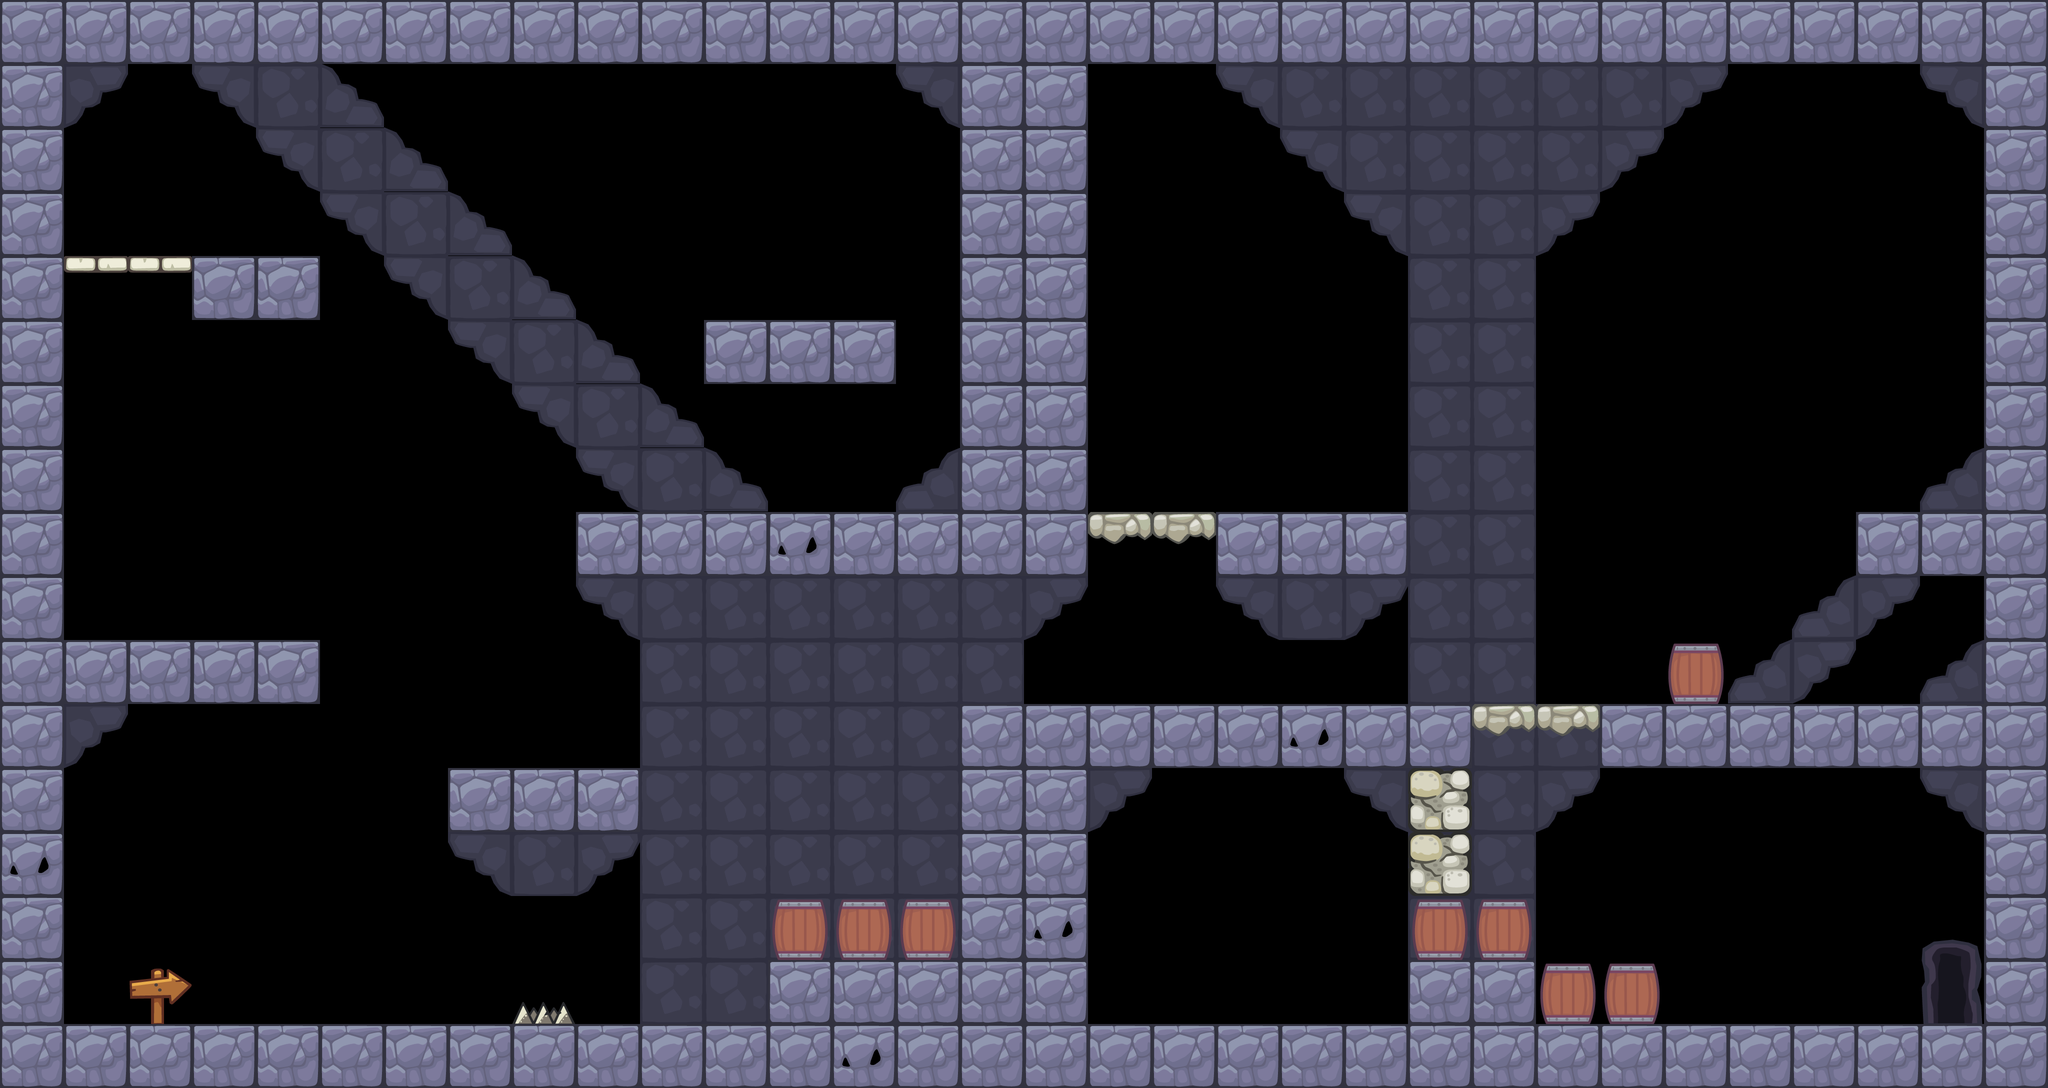

Tiled map render using the project's own tile images. Description and the whole map definition, tile-layer contents included, below:
An orthogonal 32x17 tile map with 128x128 px tiles, 3 tile layers (background, collision, Decoration), 1 hidden layer not drawn, 5 tilesets and 13 objects (3x torch, playerStart, coin, exitGate, secret_room).

<map version="1.10" tiledversion="1.11.2" orientation="orthogonal" renderorder="right-down" width="32" height="17" tilewidth="128" tileheight="128" infinite="0" nextlayerid="8" nextobjectid="23">
 <tileset firstgid="1" source="cave_tileset.tsx" />
 <tileset firstgid="49" source="dungeon_tiles.tsx" />
 <tileset firstgid="107" source="enemy.tsx" />
 <tileset firstgid="114" source="secret_wall.tsx" />
 <tileset firstgid="116" name="secret_room_wall" tilewidth="128" tileheight="128" tilecount="1" columns="0">
  <grid orientation="orthogonal" width="1" height="1" />
  <tile id="0">
   <properties>
    <property name="secret" type="bool" value="true" />
    <property name="secretRoom" value="secret_room" />
   </properties>
   <image source="../gfx/tiles/dungeon/breakable.png" width="128" height="128" />
  </tile>
 </tileset>
 <layer id="1" name="background" width="32" height="17">
  <data encoding="csv">
0,0,0,0,0,0,0,0,0,0,0,0,0,0,0,0,0,0,0,0,0,0,0,0,0,0,0,0,0,0,0,0,
0,15,0,95,93,97,0,0,0,0,0,0,0,0,14,0,0,0,0,14,13,13,13,13,13,13,15,0,0,0,14,0,
0,0,0,0,95,93,97,0,0,0,0,0,0,0,0,0,0,0,0,0,14,13,13,13,13,15,0,0,0,0,0,0,
0,0,0,0,0,95,93,97,0,0,0,0,0,0,0,0,0,0,0,0,0,14,13,13,15,0,0,0,0,0,0,0,
0,0,0,0,0,0,95,93,97,0,0,0,0,0,0,0,0,0,0,0,0,0,13,13,0,0,0,0,0,0,0,0,
0,0,0,0,0,0,0,95,93,97,0,0,0,0,0,0,0,0,0,0,0,0,13,13,0,0,0,0,0,0,0,0,
0,0,0,0,0,0,0,0,95,93,97,0,0,0,0,0,0,0,0,0,0,0,13,13,0,0,0,0,0,0,0,0,
0,0,0,0,0,0,0,0,0,95,93,97,0,0,6,0,0,0,0,0,0,0,13,13,0,0,0,0,0,0,6,0,
0,0,0,0,0,0,0,0,0,0,0,0,0,0,0,0,0,0,0,0,0,0,13,13,0,0,0,0,0,0,0,0,
0,0,0,0,0,0,0,0,0,14,13,13,13,13,13,13,15,0,0,14,13,15,13,13,0,0,0,0,98,96,0,0,
0,0,0,0,0,0,0,0,0,0,13,13,13,13,13,13,0,0,0,0,0,0,13,13,0,0,0,98,96,0,6,0,
0,15,0,0,0,0,0,0,0,0,13,13,13,13,13,0,0,0,0,0,0,0,0,13,13,0,0,0,0,0,0,0,
0,0,0,0,0,0,0,0,0,0,13,13,13,13,13,0,0,15,0,0,0,14,13,13,15,0,0,0,0,0,14,0,
0,0,0,0,0,0,0,14,13,15,13,13,13,13,13,0,0,0,0,0,0,0,13,13,0,0,0,0,0,0,0,0,
0,0,0,0,0,0,0,0,0,0,13,13,13,13,13,0,0,0,0,0,0,0,13,13,0,0,0,0,0,0,18,0,
0,0,33,0,0,0,0,0,0,0,13,13,0,0,0,0,0,0,0,0,0,0,13,13,0,0,0,0,0,0,26,0,
0,0,0,0,0,0,0,0,0,0,0,0,0,0,0,0,0,0,0,0,0,0,0,0,0,0,0,0,0,0,0,0
</data>
 </layer>
 <layer id="2" name="collision" width="32" height="17">
  <data encoding="csv">
2,2,2,2,2,2,2,2,2,2,2,2,2,2,2,2,2,2,2,2,2,2,2,2,2,2,2,2,2,2,2,2,
2,0,0,0,0,0,0,0,0,0,0,0,0,0,0,2,2,0,0,0,0,0,0,0,0,0,0,0,0,0,0,2,
2,0,0,0,0,0,0,0,0,0,0,0,0,0,0,2,2,0,0,0,0,0,0,0,0,0,0,0,0,0,0,2,
2,0,0,0,0,0,0,0,0,0,0,0,0,0,0,2,2,0,0,0,0,0,0,0,0,0,0,0,0,0,0,2,
2,21,21,2,2,0,0,0,0,0,0,0,0,0,0,2,2,0,0,0,0,0,0,0,0,0,0,0,0,0,0,2,
2,0,0,0,0,0,0,0,0,0,0,2,2,2,0,2,2,0,0,0,0,0,0,0,0,0,0,0,0,0,0,2,
2,0,0,0,0,0,0,0,0,0,0,0,0,0,0,2,2,0,0,0,0,0,0,0,0,0,0,0,0,0,0,2,
2,0,0,0,0,0,0,0,0,0,0,0,0,0,0,2,2,0,0,0,0,0,0,0,0,0,0,0,0,0,0,2,
2,0,0,0,0,0,0,0,0,2,2,2,3,2,2,2,2,4,4,2,2,2,0,0,0,0,0,0,0,2,2,2,
2,0,0,0,0,0,0,0,0,0,0,0,0,0,0,0,0,0,0,0,0,0,0,0,0,0,0,0,0,0,0,2,
2,2,2,2,2,0,0,0,0,0,0,0,0,0,0,0,0,0,0,0,0,0,0,0,0,0,38,0,0,0,0,2,
2,0,0,0,0,0,0,0,0,0,0,0,0,0,0,2,2,2,2,2,3,2,2,4,4,2,2,2,2,2,2,2,
2,0,0,0,0,0,0,2,2,2,0,0,0,0,0,2,2,0,0,0,0,0,116,0,0,0,0,0,0,0,0,2,
3,0,0,0,0,0,0,0,0,0,0,0,0,0,0,2,2,0,0,0,0,0,116,0,0,0,0,0,0,0,0,2,
2,0,0,0,0,0,0,0,0,0,0,0,38,38,38,2,3,0,0,0,0,0,38,38,0,0,0,0,0,0,0,2,
2,0,0,0,0,0,0,0,81,0,0,0,2,2,2,2,2,0,0,0,0,0,2,2,38,38,0,0,0,0,0,2,
2,2,2,2,2,2,2,2,2,2,2,2,2,3,2,2,2,2,2,2,2,2,2,2,2,2,2,2,2,2,2,2
</data>
 </layer>
 <layer id="5" name="Decoration" width="32" height="17">
  <data encoding="csv">
0,0,0,0,0,0,0,0,0,0,0,0,0,0,0,0,0,0,0,0,0,0,0,0,0,0,0,0,0,0,0,0,
0,0,0,0,0,0,0,0,0,0,0,0,0,0,0,0,0,0,0,0,0,0,0,0,0,0,0,0,0,0,0,0,
0,0,0,0,0,0,0,0,0,0,0,0,0,0,0,0,0,0,0,0,0,0,0,0,0,0,0,0,0,0,0,0,
0,0,0,0,0,0,0,0,0,0,0,0,0,0,0,0,0,0,0,0,0,0,0,0,0,0,0,0,0,0,0,0,
0,0,0,0,0,0,0,0,0,0,0,0,0,0,0,0,0,0,0,0,0,0,0,0,0,0,0,0,0,0,0,0,
0,0,0,0,0,0,0,0,0,0,0,0,0,0,0,0,0,0,0,0,0,0,0,0,0,0,0,0,0,0,0,0,
0,0,0,0,0,0,0,0,0,0,0,0,0,0,0,0,0,0,0,0,0,0,0,0,0,0,0,0,0,0,0,0,
0,0,0,0,0,0,0,0,0,0,0,0,0,0,0,0,0,0,0,0,0,0,0,0,0,0,0,0,0,0,0,0,
0,0,0,0,0,0,0,0,0,0,0,0,0,0,0,0,0,0,0,0,0,0,0,0,0,0,0,0,0,0,0,0,
0,0,0,0,0,0,0,0,0,0,0,0,0,0,0,0,0,0,0,0,0,0,0,0,0,0,0,0,0,0,0,0,
0,0,0,0,0,0,0,0,0,0,0,0,0,0,0,0,0,0,0,0,0,0,0,0,0,0,0,0,0,0,0,0,
0,0,0,0,0,0,0,0,0,0,0,0,0,0,0,0,0,0,0,0,0,0,0,0,0,0,0,0,0,0,0,0,
0,0,0,0,0,0,0,0,0,0,0,0,0,0,0,0,0,0,0,0,0,0,0,0,0,0,0,0,0,0,0,0,
0,0,0,0,0,0,0,0,0,0,0,0,0,0,0,0,0,0,0,0,0,0,0,0,0,0,0,0,0,0,0,0,
0,0,0,0,0,0,0,0,0,0,0,0,0,0,0,0,0,0,0,0,0,0,0,0,0,0,0,0,0,0,0,0,
0,0,0,0,0,0,0,0,0,0,0,0,0,0,0,0,0,0,0,0,0,0,0,0,0,0,0,0,0,0,0,0,
0,0,0,0,0,0,0,0,0,0,0,0,0,0,0,0,0,0,0,0,0,0,0,0,0,0,0,0,0,0,0,0
</data>
 </layer>
 <objectgroup id="3" name="objects">
  <object id="3" name="playerStart" type="playerStart" x="128" y="1152" width="128" height="128" />
  <object id="4" name="torchLeft" type="torch" x="0" y="640" width="128" height="128" />
  <object id="6" name="torchLeft" type="torch" x="1920" y="640" width="128" height="128" />
  <object id="8" name="coin1" type="coin" x="1664" y="512" width="108" height="80" />
  <object id="15" name="exitGate" type="exitGate" x="3822" y="1904" width="140" height="152">
   <properties>
    <property name="nextLevel" value="maps/level1/level_1_demo_3.tmx" />
   </properties>
  </object>
  <object id="16" name="torchLeft" type="torch" x="3968" y="640" width="128" height="128" />
  <object id="17" gid="109" x="2464" y="1408" width="128" height="128" />
  <object id="18" gid="109" x="1536" y="640" width="128" height="128" />
  <object id="19" gid="109" x="3744" y="1024" width="128" height="128" />
  <object id="20" gid="109" x="1280" y="2048" width="128" height="128" />
 </objectgroup>
 <objectgroup id="7" name="enemies" />
 <objectgroup id="4" name="Rooms">
  <object id="2" x="0" y="0" width="2048" height="2176" />
  <object id="5" x="2048" y="0" width="2048" height="2176" />
  <object id="22" name="secret_room" x="2048" y="1408" width="768" height="768" />
 </objectgroup>
 <layer id="6" name="secret_hide" width="32" height="17" visible="0">
  <data encoding="csv">
0,0,0,0,0,0,0,0,0,0,0,0,0,0,0,0,0,0,0,0,0,0,0,0,0,0,0,0,0,0,0,0,
0,0,0,0,0,0,0,0,0,0,0,0,0,0,0,0,0,0,0,0,0,0,0,0,0,0,0,0,0,0,0,0,
0,0,0,0,0,0,0,0,0,0,0,0,0,0,0,0,0,0,0,0,0,0,0,0,0,0,0,0,0,0,0,0,
0,0,0,0,0,0,0,0,0,0,0,0,0,0,0,0,0,0,0,0,0,0,0,0,0,0,0,0,0,0,0,0,
0,0,0,0,0,0,0,0,0,0,0,0,0,0,0,0,0,0,0,0,0,0,0,0,0,0,0,0,0,0,0,0,
0,0,0,0,0,0,0,0,0,0,0,0,0,0,0,0,0,0,0,0,0,0,0,0,0,0,0,0,0,0,0,0,
0,0,0,0,0,0,0,0,0,0,0,0,0,0,0,0,0,0,0,0,0,0,0,0,0,0,0,0,0,0,0,0,
0,0,0,0,0,0,0,0,0,0,0,0,0,0,0,0,0,0,0,0,0,0,0,0,0,0,0,0,0,0,0,0,
0,0,0,0,0,0,0,0,0,0,0,0,0,0,0,0,0,0,0,0,0,0,0,0,0,0,0,0,0,0,0,0,
0,0,0,0,0,0,0,0,0,0,0,0,0,0,0,0,0,0,0,0,0,0,0,0,0,0,0,0,0,0,0,0,
0,0,0,0,0,0,0,0,0,0,0,0,0,0,0,0,0,0,0,0,0,0,0,0,0,0,0,0,0,0,0,0,
0,0,0,0,0,0,0,0,0,0,0,0,0,0,0,0,0,0,0,0,0,0,0,0,0,0,0,0,0,0,0,0,
0,0,0,0,0,0,0,0,0,0,0,0,0,0,0,0,0,90,90,90,90,90,114,0,0,0,0,0,0,0,0,0,
0,0,0,0,0,0,0,0,0,0,0,0,0,0,0,0,0,90,90,90,90,90,114,0,0,0,0,0,0,0,0,0,
0,0,0,0,0,0,0,0,0,0,0,0,0,0,0,0,0,90,90,90,90,90,0,0,0,0,0,0,0,0,0,0,
0,0,0,0,0,0,0,0,0,0,0,0,0,0,0,0,0,90,90,90,90,90,0,0,0,0,0,0,0,0,0,0,
0,0,0,0,0,0,0,0,0,0,0,0,0,0,0,0,0,0,0,0,0,0,0,0,0,0,0,0,0,0,0,0
</data>
 </layer>
</map>
